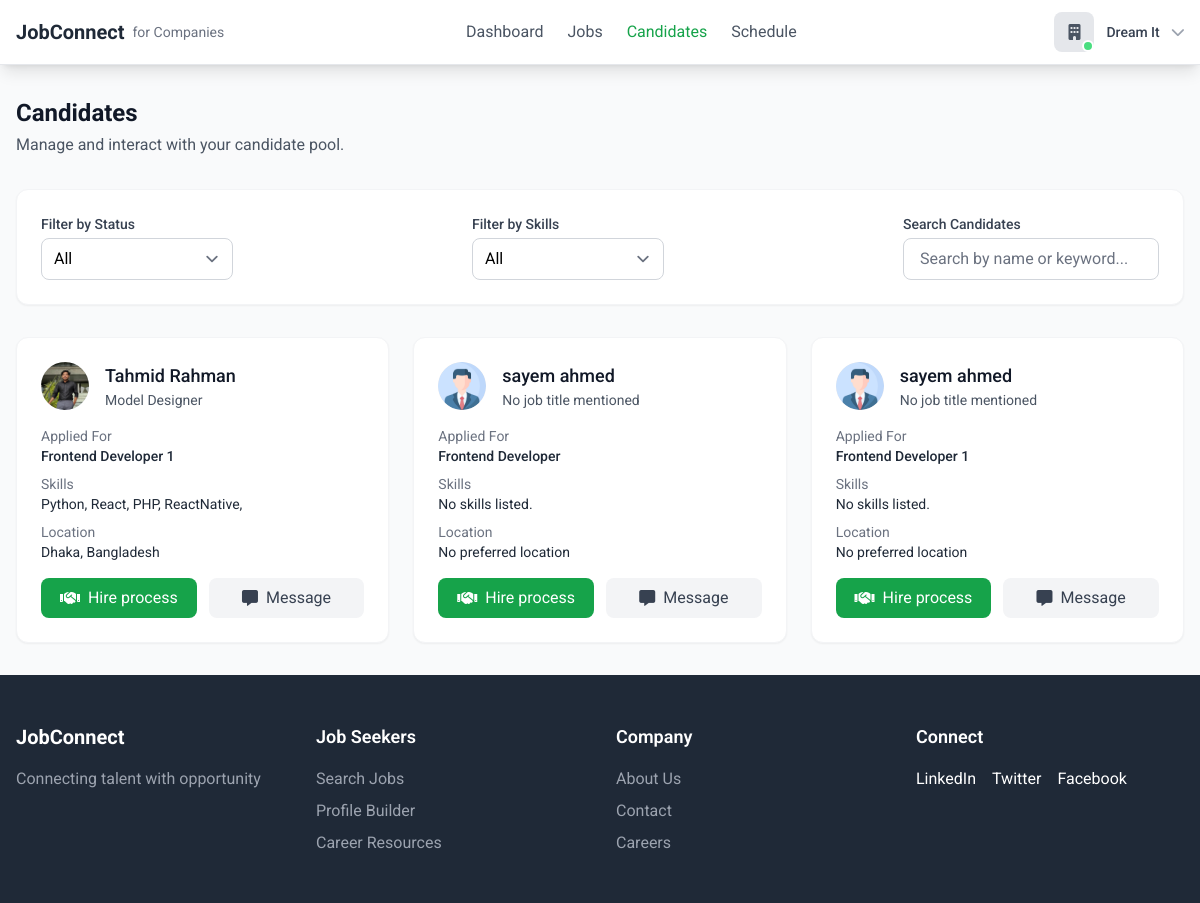
/company/candidates/ (signed in), run on an earlier commit of the app's database.
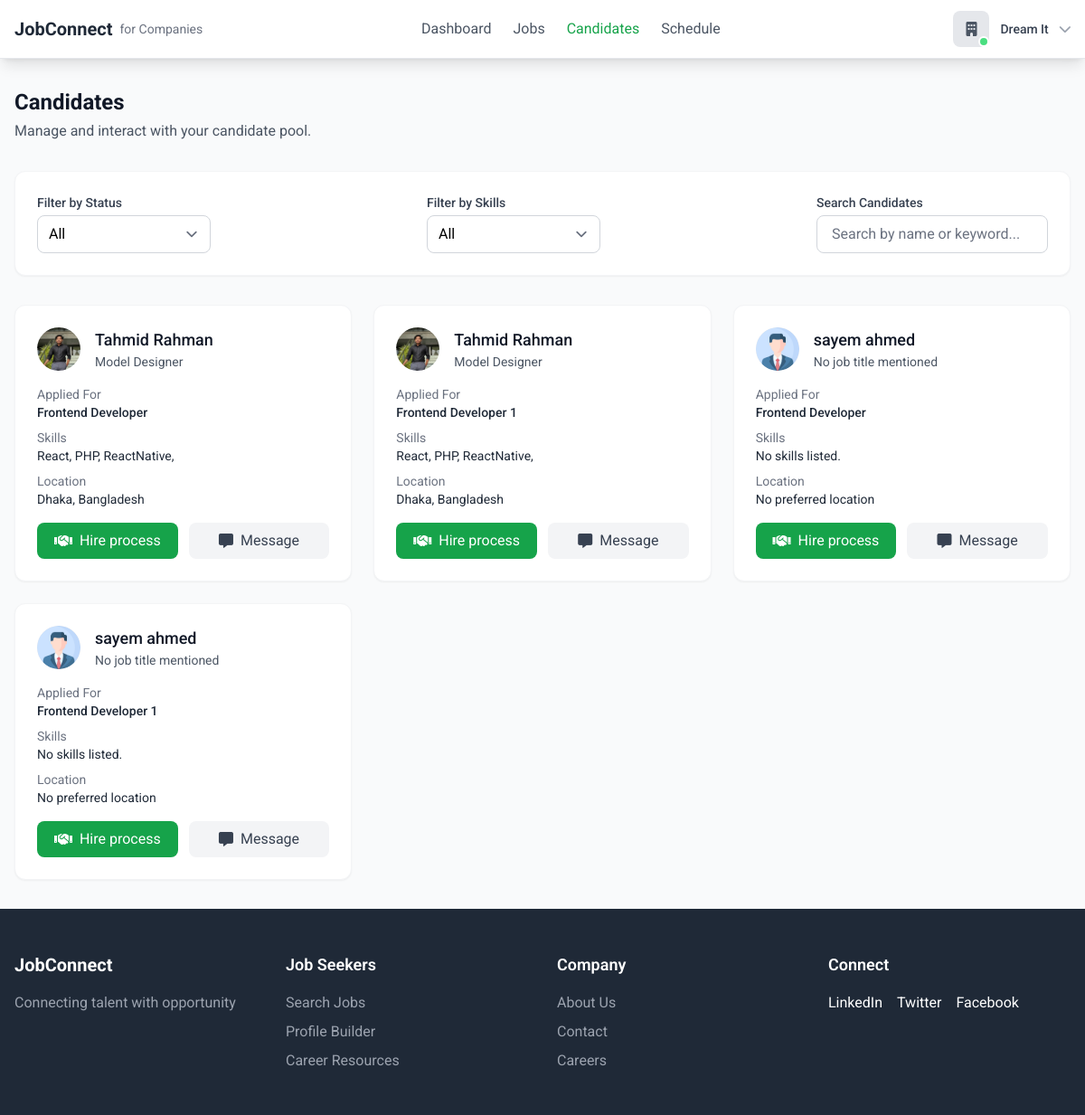
And on a later commit of the database.
### employer/models.py (models this page shows, shortened)
class JobApplication(models.Model):
    application_id = models.AutoField(primary_key=True)
    job = models.ForeignKey('Job', on_delete=models.CASCADE)
    applicant = models.ForeignKey('jobseeker.Profile', on_delete=models.CASCADE)
    resume = models.FileField(upload_to='resumes/', null=True, blank=True)
    applied_date = models.DateTimeField(auto_now_add=True)
    is_selected = models.BooleanField(default=False, null=True, blank=True)
    is_scheduled = models.BooleanField(default=False, null=True, blank=True)
    is_interviewed = models.BooleanField(default=False, null=True, blank=True)

class Job(models.Model):
    JOB_TYPE_CHOICES = [
        ('Full-Time', 'Full-Time'),
        ('Part-Time', 'Part-Time'),
        ('Contract', 'Contract'),
        ('Internship', 'Internship')
    ]
    STATUS_CHOICES = [
        ('Active', 'Active'),
        ('Draft', 'Draft'),
        ('Closed', 'Closed'),
    ]
    CATEGORY_CHOICES = [
        ('engineering', 'Engineering'),
        ('design', 'Design'),
        ('marketing', 'Marketing'),
    ]
    job_id = models.AutoField(primary_key=True)
    title = models.CharField(max_length=255)
    company = models.ForeignKey('Company', on_delete=models.CASCADE)
    location = models.CharField(max_length=255)
    job_type = models.CharField(max_length=20, choices=JOB_TYPE_CHOICES)
    posted_date = models.DateTimeField(auto_now_add=True)
    salary_min = models.DecimalField(max_digits=10, decimal_places=2)
    salary_max = models.DecimalField(max_digits=10, decimal_places=2)
    applications = models.IntegerField(default=0)
    exp_need = models.IntegerField(default=0)
    description = models.TextField()
    responsibilities = models.TextField()
    requirements = models.TextField()
    benefits = models.TextField()
    status = models.CharField(max_length=10, choices=STATUS_CHOICES, default='Draft')
    category = models.CharField(max_length=20, choices=CATEGORY_CHOICES)

### jobseeker/models.py (models this page shows, shortened)
class Profile(models.Model):
    user = models.OneToOneField(CustomUser, on_delete=models.CASCADE, related_name='profile')
    profile_id = models.AutoField(primary_key=True)
    profile_picture = models.ImageField(upload_to='profile_pics/', blank=True, null=True,default='profile_pics/profile_1.png')
    google_picture_url = models.URLField(blank=True, null=True)
    first_name = models.CharField(max_length=50, blank=True, null=True)
    last_name = models.CharField(max_length=50, blank=True, null=True)
    job_title = models.CharField(max_length=100, blank=True, null=True)
    location = models.CharField(max_length=100, blank=True, null=True)
    about_me = models.TextField( blank=True, null=True)
    establised_at = models.DateField(blank=True, null=True)
    total_employees = models.IntegerField(blank=True, null=True)

class Skill(models.Model):
    profile = models.ForeignKey(Profile, on_delete=models.CASCADE, related_name='skills')
    name = models.CharField(max_length=50)

### employer/views.py (the view)
    def wrapper(request, *args, **kwargs):
        if request.user.role != 'employee':
            messages.error(request, "You are not authorized to view this page.")
            return redirect('login')
        return view_func(request, *args, **kwargs)

### employer/views.py (called while the page is built)
def employee_role_required(view_func):
    def wrapper(request, *args, **kwargs):
        if request.user.role != 'employee':
            messages.error(request, "You are not authorized to view this page.")
            return redirect('login')
        return view_func(request, *args, **kwargs)
    return wrapper

@employee_role_required
@login_required
def company_candidates(request):
    applicant = JobApplication.objects.filter(
        job__company__user=request.user, job__status="Active"
    ).select_related('applicant', 'job').prefetch_related(
        Prefetch('applicant__skills', queryset=Skill.objects.all())
    ).order_by('-applied_date')
    return render(request, 'employee/candidate.html',{'candidate':applicant})

### static/templates/employee/candidate.html (shortened to what the changed rows need)
{% extends 'base.html' %}
{% block content %}
<div class="max-w-7xl mx-auto px-4 py-8">
    <div class="flex flex-col md:flex-row justify-between items-start md:items-center mb-8">
        <div class="mb-4 md:mb-0">
            <h1 class="text-2xl font-bold text-gray-900">Candidates</h1>
        </div>
    </div>
    <div class="grid grid-cols-1 md:grid-cols-2 lg:grid-cols-3 gap-6">
        {% for cand in candidate %}
        <div class="bg-white rounded-xl shadow-sm border border-gray-100 p-6">
            <div class="flex items-center space-x-4">
                <div
                    class="h-12 w-12 rounded-full bg-gray-200 flex items-center justify-center overflow-hidden object-cover">
                    <img src="{{ cand.applicant.profile_picture.url }}" alt="Candidate Image">
                </div>
                <div>
                    <a href="{% url 'jobseeker:resume_build' cand.applicant.profile_id %}"
                        class="text-lg font-medium text-gray-900 hover:underline">
                        {% if cand.applicant.first_name %}
                        {{cand.applicant.first_name}}
                        {% endif %}
                        {% if cand.applicant.last_name %}
                        {{cand.applicant.last_name}}
                        {% endif %}
                    </a>
                    <p class="text-sm text-gray-600">
                        {% if cand.applicant.job_title %}
                        {{ cand.applicant.job_title}}
                        {% else %}
                        No job title mentioned
                        {% endif %}
                    </p>
                </div>
            </div>
            <div class="mt-4">
                <p class="text-sm text-gray-500">Applied For</p>
                <p class="text-sm text-gray-800 font-medium">{{cand.job.title}}</p>
            </div>
            <div class="mt-2">
                <p class="text-sm text-gray-500">Skills</p>
                <p class="text-sm text-gray-800">
                    {% for skill in cand.applicant.skills.all %}
                    {{ skill.name }},
                    {% empty %}
                    No skills listed.
                    {% endfor %}
                </p>
            </div>
            <div class="mt-2">
                <p class="text-sm text-gray-500">Location</p>
                <p class="text-sm text-gray-800">
                    {% if cand.applicant.location %}
                    {{ cand.applicant.location}}
                    {% else %}
                    No preferred location
                    {% endif %}
                </p>
            </div>
            <div class="mt-4 flex space-x-3 justify-between">
                <a href="{% url 'employer:view_resume' cand.application_id %}"
                    class="bg-green-600 hover:bg-green-700 text-white px-4 py-2 rounded-lg flex items-center justify-center w-full">
                    <i class="fas fa-handshake mr-2"></i>Hire process
                </a>
                <a href="{% url 'chatApp:start_direct_chat' recipient_id=cand.applicant.user.id %}?next={{ request.path }}"
                    class="bg-gray-100 hover:bg-gray-200 text-gray-700 px-4 py-2 rounded-lg flex items-center justify-center w-full">
                    <i class="fas fa-message mr-2"></i>Message
                </a>
            </div>
        </div>
        {% endfor %}
    </div>
</div>
{% endblock content %}

What changed in the data, as far as the page shows it:
removed Skill: name "Python", shown under JobApplication (number 2 of 4 on the later page)
added JobApplication: applicant.profile_picture (picture), applicant.first_name "Tahmid", applicant.last_name "Rahman", applicant.job_title "Model Designer", job "Frontend Developer", applicant.location "Dhaka, Bangladesh", Skill (name "React"), Skill (name "PHP"), Skill (name "ReactNative")
